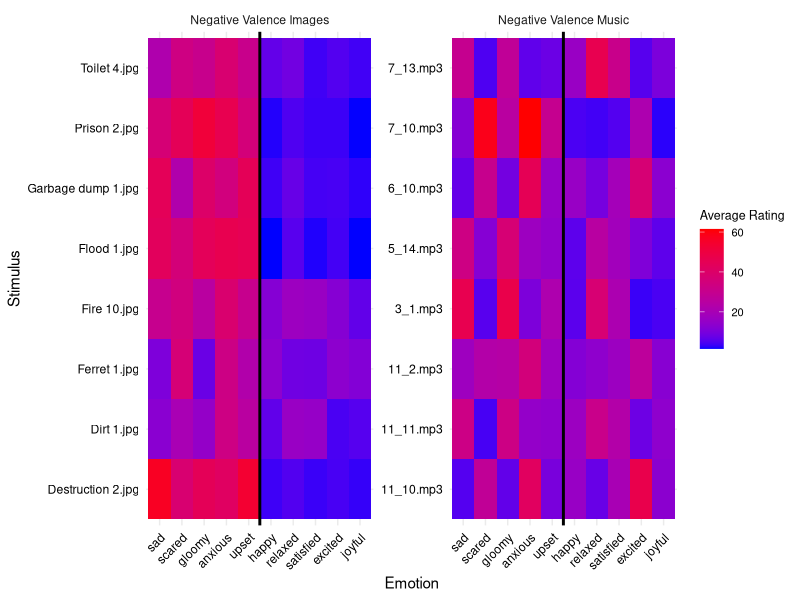
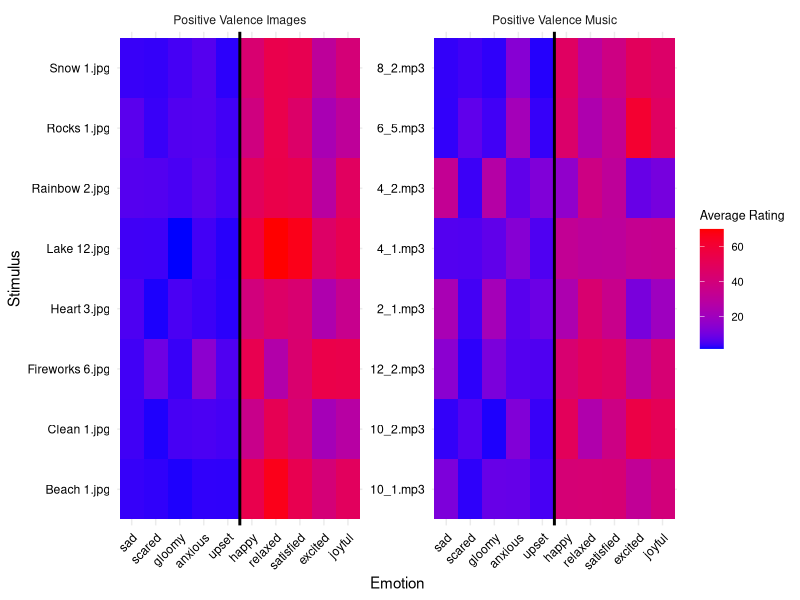
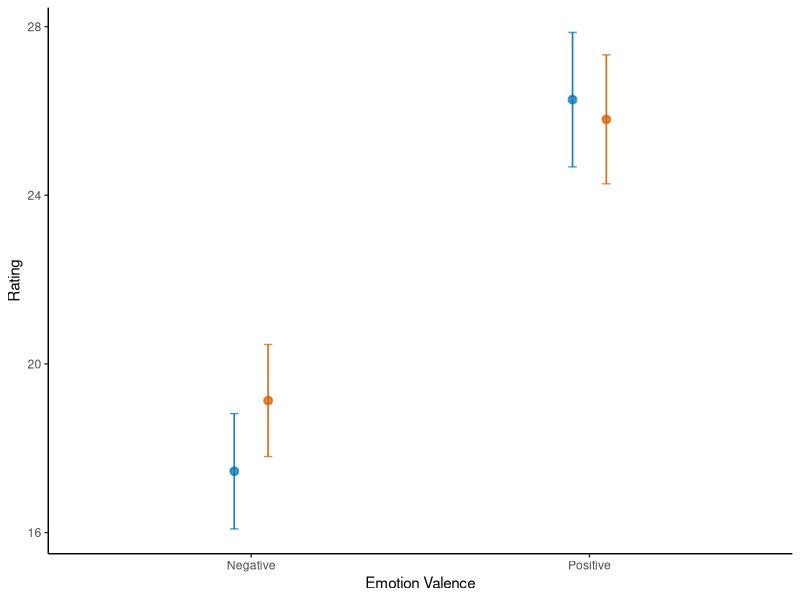
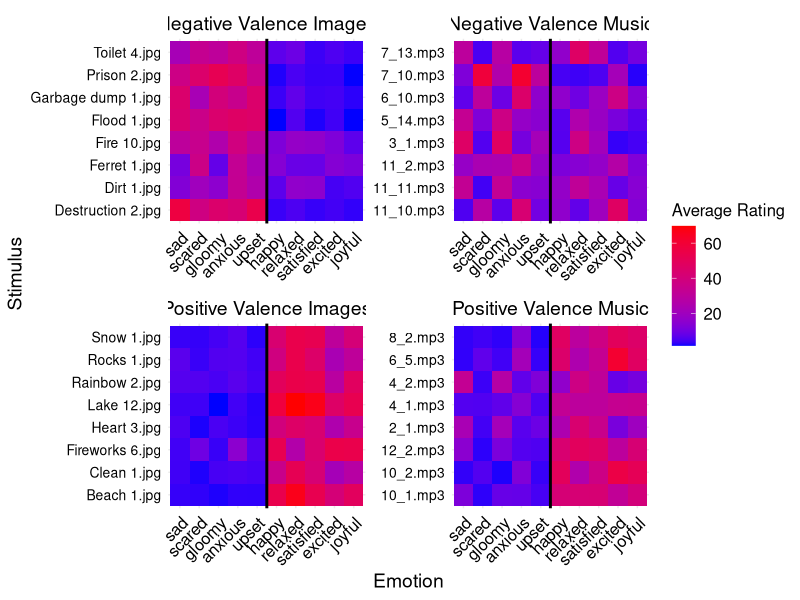
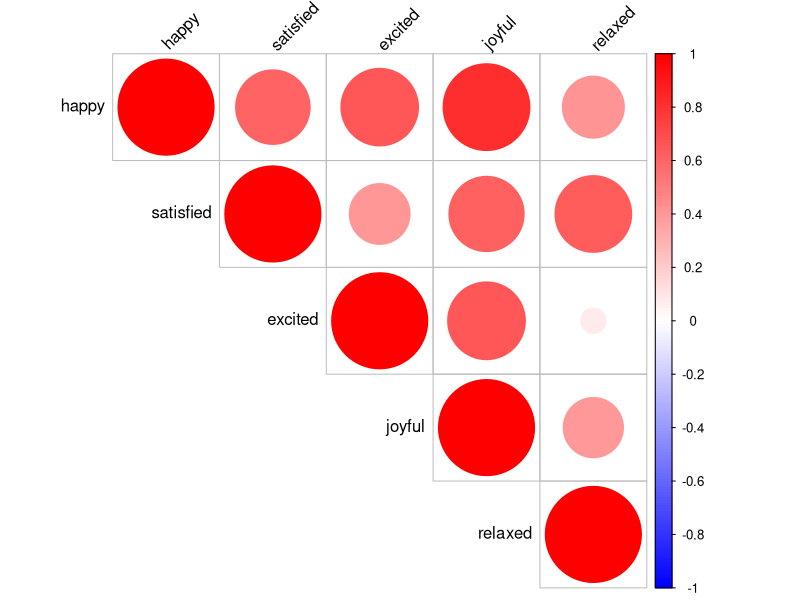
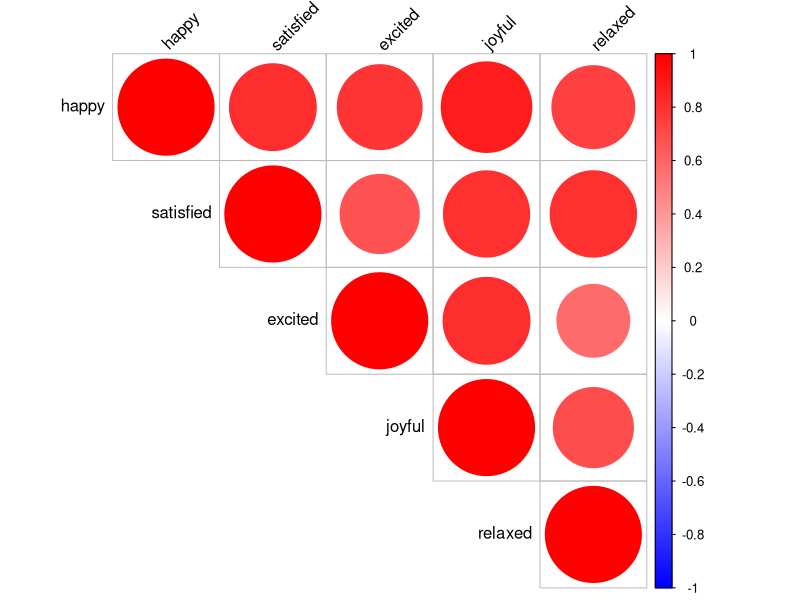
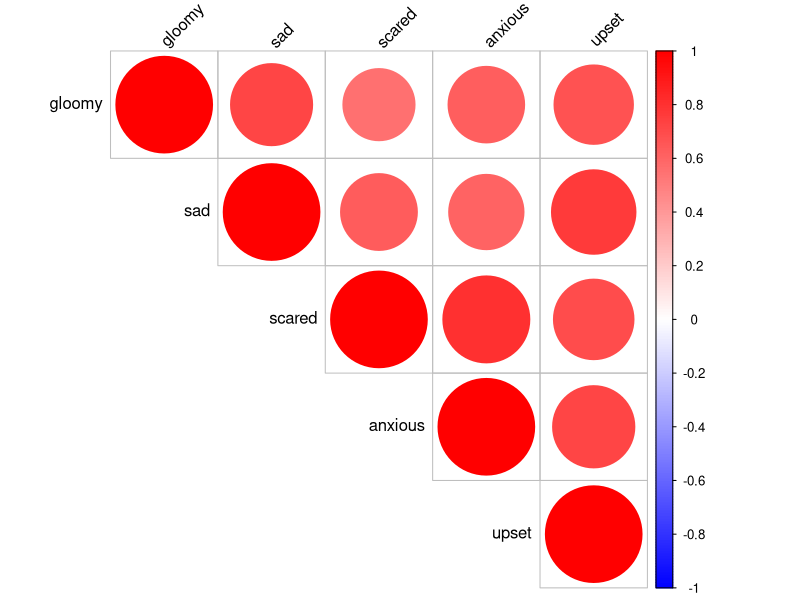
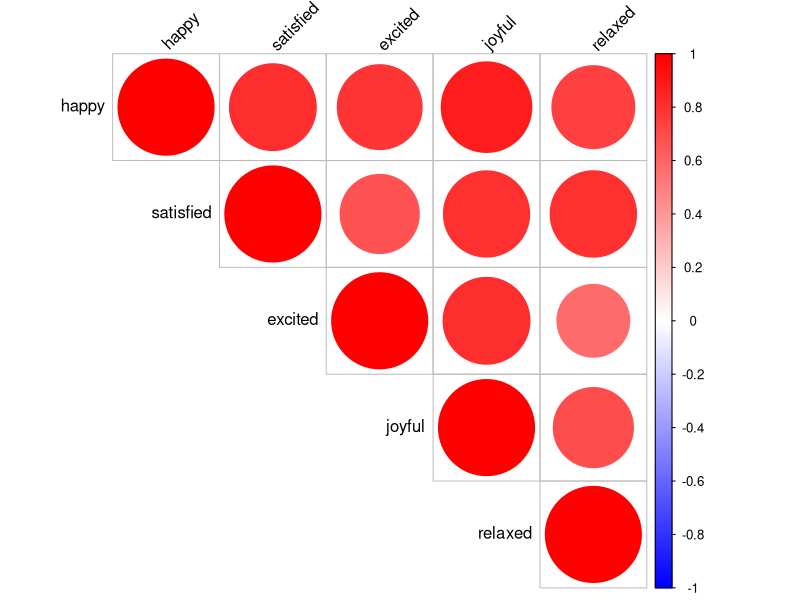

Reproduce these figures in R, in order.
## ---- chunk 1
library(lmerTest)
library(tidyverse)
library(corrplot)
## ---- chunk 2
granularity_scores <- read.csv(file='../data/study2_granularityscores.csv')

pos_ratings <- read.csv(file='../data/study2_positiveratings.csv')

neg_ratings <- read.csv(file='../data/study2_negativeratings.csv')
## ---- chunk 3
averages_pos <- pos_ratings %>%
  pivot_longer(happy:relaxed, names_to = "Emotion", values_to = "Response") %>%
  group_by(stim, condition, Emotion) %>%
  summarise(
     `Average Rating` = mean(Response, na.rm = TRUE)
    )

averages_neg <- neg_ratings %>%
  pivot_longer(gloomy:upset, names_to = "Emotion", values_to = "Response") %>%
  group_by(stim, condition,Emotion) %>%
  summarise(
    `Average Rating` = mean(Response, na.rm = TRUE)
    )

# Positive and Negative picture and music lists
pos_pic <- c("Beach 1.jpg", "Fireworks 6.jpg", "Lake 12.jpg", "Rainbow 2.jpg", "Clean 1.jpg", "Heart 3.jpg", "Rocks 1.jpg", "Snow 1.jpg")
neg_pic <- c("Dirt 1.jpg", "Ferret 1.jpg", "Fire 10.jpg", "Flood 1.jpg", "Destruction 2.jpg", "Garbage dump 1.jpg", "Prison 2.jpg", "Toilet 4.jpg")

pos_music <- c("2_1.mp3", "4_1.mp3", "4_2.mp3", "6_5.mp3", "8_2.mp3", "10_1.mp3", "10_2.mp3", "12_2.mp3")
neg_music <- c("3_1.mp3", "5_14.mp3", "6_10.mp3", "7_10.mp3", "7_13.mp3", "11_2.mp3", "11_10.mp3", "11_11.mp3")

# Apply the filter function
# Create a function to filter data by positive or negative images/music
filter_by_type <- function(data, type_list, column_name) {
  data %>%
    filter(!!sym(column_name) %in% type_list)
}
averages_master <- rbind(averages_pos,averages_neg)
pos_pic_data <- filter_by_type(averages_master, pos_pic, "stim")
neg_pic_data <- filter_by_type(averages_master, neg_pic, "stim")

pos_music_data <- filter_by_type(averages_master, pos_music, "stim")
neg_music_data <- filter_by_type(averages_master, neg_music, "stim")

neg_averages <- rbind(neg_pic_data,neg_music_data)

neg_averages$Emotion <- factor(neg_averages$Emotion, levels = c("sad", "scared", "gloomy", "anxious", "upset", "happy", "relaxed", "satisfied", "excited", "joyful"))

neg_averages <- neg_averages %>%
  mutate(condition = recode(condition, music = "Negative Valence Music", pic = "Negative Valence Images")) 

ggplot(neg_averages,aes(x = Emotion, y = stim, fill = `Average Rating`)) +
    geom_tile() +
    #ggtitle(paste("Average Responses by Emotion and Stimulus for", group_name)) +
    xlab("Emotion") +
    ylab("Stimulus") +
    scale_fill_gradient(low = "blue", high = "red") +  # Adjust color scheme as needed
    theme_minimal() +
    theme(axis.text.x = element_text(angle = 45, hjust = 1, color = "black"), axis.text.y = element_text(color = "black"), plot.background = element_rect(fill = "white", color = NA),  # Set plot background to white
        panel.background = element_rect(fill = "white", color = NA),legend.title = element_text(size = 9), 
               legend.text = element_text(size = 8)) +
  facet_wrap(~condition, scales = "free") +
  geom_vline(xintercept=5.5, color="black", linetype="solid", size=1)

pos_averages <- rbind(pos_pic_data,pos_music_data)

pos_averages$Emotion <- factor(pos_averages$Emotion, levels = c("sad", "scared", "gloomy", "anxious", "upset", "happy", "relaxed", "satisfied", "excited", "joyful"))

pos_averages <- pos_averages %>%
  mutate(condition = recode(condition, music = "Positive Valence Music", pic = "Positive Valence Images"))

ggplot(pos_averages, aes(x = Emotion, y = stim, fill = `Average Rating`)) +
    geom_tile() +
    #ggtitle(paste("Average Responses by Emotion and Stimulus for", group_name)) +
    xlab("Emotion") +
    ylab("Stimulus") +
    scale_fill_gradient(low = "blue", high = "red") +  # Adjust color scheme as needed
    theme_minimal() +
    theme(axis.text.x = element_text(angle = 45, hjust = 1, color = "black"), axis.text.y = element_text(color = "black"), plot.background = element_rect(fill = "white", color = NA),  # Set plot background to white
        panel.background = element_rect(fill = "white", color = NA),legend.title = element_text(size = 9), 
               legend.text = element_text(size = 8)) +
  facet_wrap(~condition, scales = "free") +
  geom_vline(xintercept=5.5, color="black", linetype="solid", size=1)

averages_total <- rbind(pos_averages, neg_averages)

averages_total_plot <-
ggplot(averages_total, aes(x = Emotion, y = stim, fill = `Average Rating`)) +
    geom_tile() +
    #ggtitle(paste("Average Responses by Emotion and Stimulus for", group_name)) +
    xlab("Emotion") +
    ylab("Stimulus") +
    scale_fill_gradient(low = "blue", high = "red") +  # Adjust color scheme as needed
    theme_minimal() +
    theme(axis.text.x = element_text(angle = 45, hjust = 1, color = "black", size = 12), 
          axis.text.y = element_text(color = "black", size=10),
          strip.text = element_text(color = "black", size=14),
          axis.title = element_text(color = "black", size=14),
          plot.background = element_rect(fill = "white", color = NA),  # Set plot background to white
        panel.background = element_rect(fill = "white", color = NA),
        legend.title = element_text(size = 12), 
            legend.text = element_text(size = 12)
        ) +
  facet_wrap(~condition, scales = "free") +
  geom_vline(xintercept=5.5, color="black", linetype="solid", size=1)

ggsave('../heatmap_averagestudy2.png',averages_total_plot, dpi=1000, width=9)
## ---- chunk 4
#pos - music
pos_ratings_music <- pos_ratings %>%
  subset(condition=="music")

# Select only the numeric columns for the correlation matrix
matrix_columns <- pos_ratings_music[c(3:7)]

# Calculate the correlation matrix
correlation_matrix <- cor(matrix_columns, use = "complete.obs")

# Function to compute significance levels
cor.mtest <- function(mat, conf.level = 0.95) {
  mat <- as.matrix(mat)
  n <- ncol(mat)
  p.mat <- matrix(NA, n, n)
  diag(p.mat) <- 0
  for (i in 1:(n - 1)) {
    for (j in (i + 1):n) {
      tmp <- cor.test(mat[, i], mat[, j], conf.level = conf.level)
      p.mat[i, j] <- p.mat[j, i] <- tmp$p.value
    }
  }
  colnames(p.mat) <- rownames(p.mat) <- colnames(mat)
  p.mat
}

# Compute p-values
p_values <- cor.mtest(matrix_columns)

# Specify the folder where you want to save the file
output_folder <- "../results/qualtrics/"

# Combine the folder path with the file name
output_file <- file.path(output_folder, "full_surveys_corrmatrix.png")

# Open a PNG device with the specified file path
png(output_file, width = 800, height = 800)

# Generate the corrplot
corrplot(correlation_matrix, method = "circle", type = "upper", 
         p.mat = p_values, sig.level = 0.05, insig = "blank",
         tl.col = "black", tl.srt = 45, addCoef.col = NULL,
         col = colorRampPalette(c("blue", "white", "red"))(200))

title(main = "", col.main = "black", font.main = 4)

# Close the PNG device
dev.off()

#pos-pics
pos_ratings_pic <- pos_ratings %>%
  subset(condition=="pic")

# Select only the numeric columns for the correlation matrix
matrix_columns <- pos_ratings_pic[c(3:7)]

# Calculate the correlation matrix
correlation_matrix <- cor(matrix_columns, use = "complete.obs")

# Function to compute significance levels
cor.mtest <- function(mat, conf.level = 0.95) {
  mat <- as.matrix(mat)
  n <- ncol(mat)
  p.mat <- matrix(NA, n, n)
  diag(p.mat) <- 0
  for (i in 1:(n - 1)) {
    for (j in (i + 1):n) {
      tmp <- cor.test(mat[, i], mat[, j], conf.level = conf.level)
      p.mat[i, j] <- p.mat[j, i] <- tmp$p.value
    }
  }
  colnames(p.mat) <- rownames(p.mat) <- colnames(mat)
  p.mat
}

# Compute p-values
p_values <- cor.mtest(matrix_columns)

# Specify the folder where you want to save the file
output_folder <- "../results/qualtrics/"

# Combine the folder path with the file name
output_file <- file.path(output_folder, "full_surveys_corrmatrix.png")

# Open a PNG device with the specified file path
png(output_file, width = 800, height = 800)

# Generate the corrplot
corrplot(correlation_matrix, method = "circle", type = "upper", 
         p.mat = p_values, sig.level = 0.05, insig = "blank",
         tl.col = "black", tl.srt = 45, addCoef.col = NULL,
         col = colorRampPalette(c("blue", "white", "red"))(200))

title(main = "", col.main = "black", font.main = 4)

# Close the PNG device
dev.off()

#neg - music
neg_ratings_pic <- neg_ratings %>%
  subset(condition=="pic")

# Select only the numeric columns for the correlation matrix
matrix_columns <- neg_ratings_pic[c(3:7)]

# Calculate the correlation matrix
correlation_matrix <- cor(matrix_columns, use = "complete.obs")

# Function to compute significance levels
cor.mtest <- function(mat, conf.level = 0.95) {
  mat <- as.matrix(mat)
  n <- ncol(mat)
  p.mat <- matrix(NA, n, n)
  diag(p.mat) <- 0
  for (i in 1:(n - 1)) {
    for (j in (i + 1):n) {
      tmp <- cor.test(mat[, i], mat[, j], conf.level = conf.level)
      p.mat[i, j] <- p.mat[j, i] <- tmp$p.value
    }
  }
  colnames(p.mat) <- rownames(p.mat) <- colnames(mat)
  p.mat
}

# Compute p-values
p_values <- cor.mtest(matrix_columns)

# Specify the folder where you want to save the file
output_folder <- "../results/qualtrics/"

# Combine the folder path with the file name
output_file <- file.path(output_folder, "full_surveys_corrmatrix.png")

# Open a PNG device with the specified file path
png(output_file, width = 800, height = 800)

# Generate the corrplot
corrplot(correlation_matrix, method = "circle", type = "upper", 
         p.mat = p_values, sig.level = 0.05, insig = "blank",
         tl.col = "black", tl.srt = 45, addCoef.col = NULL,
         col = colorRampPalette(c("blue", "white", "red"))(200))

title(main = "", col.main = "black", font.main = 4)

# Close the PNG device
dev.off()

#pos-pics
pos_ratings_pic <- pos_ratings %>%
  subset(condition=="pic")

# Select only the numeric columns for the correlation matrix
matrix_columns <- pos_ratings_pic[c(3:7)]

# Calculate the correlation matrix
correlation_matrix <- cor(matrix_columns, use = "complete.obs")

# Function to compute significance levels
cor.mtest <- function(mat, conf.level = 0.95) {
  mat <- as.matrix(mat)
  n <- ncol(mat)
  p.mat <- matrix(NA, n, n)
  diag(p.mat) <- 0
  for (i in 1:(n - 1)) {
    for (j in (i + 1):n) {
      tmp <- cor.test(mat[, i], mat[, j], conf.level = conf.level)
      p.mat[i, j] <- p.mat[j, i] <- tmp$p.value
    }
  }
  colnames(p.mat) <- rownames(p.mat) <- colnames(mat)
  p.mat
}

# Compute p-values
p_values <- cor.mtest(matrix_columns)

# Specify the folder where you want to save the file
output_folder <- "../results/qualtrics/"

# Combine the folder path with the file name
output_file <- file.path(output_folder, "full_surveys_corrmatrix.png")

# Open a PNG device with the specified file path
png(output_file, width = 800, height = 800)

# Generate the corrplot
corrplot(correlation_matrix, method = "circle", type = "upper", 
         p.mat = p_values, sig.level = 0.05, insig = "blank",
         tl.col = "black", tl.srt = 45, addCoef.col = NULL,
         col = colorRampPalette(c("blue", "white", "red"))(200))

title(main = "", col.main = "black", font.main = 4)

# Close the PNG device
dev.off()
## ---- chunk 5
#granularity across pics + music
##positive
cor.test(granularity_scores$posmusicICC, granularity_scores$pospicICC)

##negative
cor.test(granularity_scores$negmusicICC, granularity_scores$negpicICC)

##combined
cor.test(granularity_scores$allmusicICC, granularity_scores$allpicICC)
## ---- chunk 6
#granularity across pics + music
##positive
t.test(granularity_scores$posmusicICC, granularity_scores$pospicICC, paired=TRUE)

##negative
t.test(granularity_scores$negmusicICC, granularity_scores$negpicICC, paired=TRUE)

##combined
t.test(granularity_scores$allmusicICC, granularity_scores$allpicICC, paired=TRUE)
## ---- chunk 7
#gloomy sad scared anxious upset
neg_ratings$average <- (neg_ratings$gloomy + neg_ratings$sad + neg_ratings$scared + neg_ratings$anxious + neg_ratings$gloomy)/5

neg_averages <-
  neg_ratings %>%
  group_by(Participant.Public.ID, condition) %>%
  dplyr::summarize(mean = mean(average))

neg_averages$valence <- "Negative"

m1 <- lmer(data=neg_averages, mean ~ condition + (1|Participant.Public.ID))
summary(m1)

#relaxed, excited, satisfied, happy, joyful
pos_ratings$average <- (pos_ratings$relaxed + pos_ratings$excited + pos_ratings$satisfied + pos_ratings$happy + pos_ratings$joyful)/5

pos_averages <-
  pos_ratings %>%
  group_by(Participant.Public.ID, condition) %>%
  dplyr::summarize(mean = mean(average))

pos_averages$valence <- "Positive"

m1 <- lmer(data=pos_averages, mean ~ condition + (1|Participant.Public.ID))
summary(m1)

averages <- rbind(neg_averages, pos_averages)
## ---- chunk 8
pos_granularity_plot <- 
ggplot(data=granularity_scores, aes(x=posmusicICC, y=pospicICC)) +
  theme_classic()+
  theme(legend.position = "none")+
  geom_point(alpha=0.7) +
  geom_smooth(method="lm") +
  xlab("Positive Emotional Granulartiy Score - Music") +
  ylab("Positive Emotional Granularity Score - Images") +
  theme(
    axis.title.x = element_text(family="Arial", size=20),
    axis.title.y = element_text(family="Arial",size=20),
    axis.text.x = element_text(family="Arial", size=14),
    axis.text.y = element_text(family="Arial",size=14))

ggsave('../figures/study2_posgrancor.png',dpi=1000, pos_granularity_plot)

neg_granularity_plot <-
ggplot(data=granularity_scores, aes(x=negmusicICC, y=negpicICC)) +
  theme_classic()+
  theme(legend.position = "none")+
  geom_point(alpha=0.7) +
  geom_smooth(method="lm") +
  xlab("Negative Emotional Granulartiy Score - Music") +
  ylab("Negative Emotional Granularity Score - Images")+
  theme(
    axis.title.x = element_text(family="Arial", size=20),
    axis.title.y = element_text(family="Arial",size=20),
    axis.text.x = element_text(family="Arial", size=14),
    axis.text.y = element_text(family="Arial",size=14))

ggsave('../figures/study2_neggrancor.png',dpi=1000, neg_granularity_plot)


#Ices differences in ICCs
granularity_scores_long <-
  granularity_scores %>%
  pivot_longer(negmusicICC:allpicICC) 
  
granularity_scores_long$valence <- ifelse(grepl("^neg",granularity_scores_long$name), "Negative", "Positive")
granularity_scores_long$valence <- ifelse(grepl("^all",granularity_scores_long$name), "Combined", granularity_scores_long$valence)
granularity_scores_long$condition <- ifelse(grepl("pic",granularity_scores_long$name), "Images", "Music")

mag_difference <-
granularity_scores_long %>%
  subset(valence!="Combined") %>%
  ggplot(aes(x=condition, y=value)) +
  stat_summary(fun.data = 'mean_cl_normal', geom = 'errorbar', width = 0.05, alpha=0.7,position = position_nudge(x = .2, y = 0), color="red") +
  stat_summary(fun.data = 'mean_cl_normal', geom = 'pointrange', alpha=0.7,position = position_nudge(x = .2, y = 0), color="red")+
  theme_classic()+
  theme(legend.position = "none") +
  facet_wrap(~valence,scales = "free_x") +
  geom_jitter(alpha=0.7, width=0.05) +
  #geom_violinhalf(position = position_nudge(x = .2, y = 0))
  xlab("Condition") +
  ylab("Granularity Score") +
  theme(
    axis.title.x = element_text(family="Arial", size=20),
    axis.title.y = element_text(family="Arial",size=20),
    axis.text.x = element_text(family="Arial", size=14),
    axis.text.y = element_text(family="Arial",size=14),
    strip.text = element_text(family="Arial",size=16))

ggsave('../figures/study2_magdifference.png',dpi=1000, mag_difference)


#magnitude differences in raw ratings (not ICC)
ggplot(data=averages, aes(x=valence, y=mean, color=condition)) +
     stat_summary(fun.data = 'mean_se', geom = 'errorbar', width = 0.05, alpha=0.7,position=position_dodge(width=0.2)) +
  stat_summary(fun.data = 'mean_se', geom = 'pointrange', alpha=0.7,position=position_dodge(width=0.2))+
  theme_classic()+
  theme(legend.position = "none") +
  xlab("Emotion Valence") +
  ylab("Rating") +
  scale_color_manual(values=c("#0072B2", "#D55E00" )) +
  scale_fill_manual(values=c("#0072B2","#D55E00"))
## ---- chunk 9
##Pos emotions
#relaxed, excited, satisfied, happy, joyful

#relaxed - excited
relaxed_excited_cor <-
  pos_ratings %>%
  group_by(Participant.Public.ID, condition) %>%
  dplyr::summarize(cor = cor(relaxed, excited))

relaxed_excited_cor_pics <- relaxed_excited_cor %>%
  subset(condition == "pic")

relaxed_excited_cor_music <- relaxed_excited_cor %>%
  subset(condition == "music")

t.test(relaxed_excited_cor_music$cor, relaxed_excited_cor_pics$cor, paired=TRUE)

#relaxed - satisfied
relaxed_satisfied_cor <-
  pos_ratings %>%
  group_by(Participant.Public.ID, condition) %>%
  dplyr::summarize(cor = cor(relaxed, satisfied))

relaxed_satisfied_cor_pics <- relaxed_satisfied_cor %>%
  subset(condition == "pic")

relaxed_satisfied_cor_music <- relaxed_satisfied_cor %>%
  subset(condition == "music")

t.test(relaxed_satisfied_cor_music$cor, relaxed_satisfied_cor_pics$cor, paired=TRUE)

#relaxed - happy
relaxed_happy_cor <-
  pos_ratings %>%
  group_by(Participant.Public.ID, condition) %>%
  dplyr::summarize(cor = cor(relaxed, happy))

relaxed_happy_cor_pics <- relaxed_happy_cor %>%
  subset(condition == "pic")

relaxed_happy_cor_music <- relaxed_happy_cor %>%
  subset(condition == "music")

t.test(relaxed_happy_cor_music$cor, relaxed_happy_cor_pics$cor, paired=TRUE)

#relaxed - joyful
relaxed_joyful_cor <-
  pos_ratings %>%
  group_by(Participant.Public.ID, condition) %>%
  dplyr::summarize(cor = cor(relaxed, joyful))

relaxed_joyful_cor_pics <- relaxed_joyful_cor %>%
  subset(condition == "pic")

relaxed_joyful_cor_music <- relaxed_joyful_cor %>%
  subset(condition == "music")

t.test(relaxed_joyful_cor_music$cor, relaxed_joyful_cor_pics$cor, paired=TRUE)

#excited - satisfied
excited_satisfied_cor <-
  pos_ratings %>%
  group_by(Participant.Public.ID, condition) %>%
  dplyr::summarize(cor = cor(excited, satisfied))

excited_satisfied_cor_pics <- excited_satisfied_cor %>%
  subset(condition == "pic")

excited_satisfied_cor_music <- excited_satisfied_cor %>%
  subset(condition == "music")

t.test(excited_satisfied_cor_music$cor, excited_satisfied_cor_pics$cor, paired=TRUE)

#excited - happy
excited_happy_cor <-
  pos_ratings %>%
  group_by(Participant.Public.ID, condition) %>%
  dplyr::summarize(cor = cor(excited, happy))

excited_happy_cor_pics <- excited_happy_cor %>%
  subset(condition == "pic")

excited_happy_cor_music <- excited_happy_cor %>%
  subset(condition == "music")

t.test(excited_happy_cor_music$cor, excited_happy_cor_pics$cor, paired=TRUE)

#excited - joyful
excited_joyful_cor <-
  pos_ratings %>%
  group_by(Participant.Public.ID, condition) %>%
  dplyr::summarize(cor = cor(excited, joyful))

excited_joyful_cor_pics <- excited_joyful_cor %>%
  subset(condition == "pic")

excited_joyful_cor_music <- excited_joyful_cor %>%
  subset(condition == "music")

t.test(excited_joyful_cor_music$cor, excited_joyful_cor_pics$cor, paired=TRUE)

#satisfied - happy
satisfied_happy_cor <-
  pos_ratings %>%
  group_by(Participant.Public.ID, condition) %>%
  dplyr::summarize(cor = cor(satisfied, happy))

satisfied_happy_cor_pics <- satisfied_happy_cor %>%
  subset(condition == "pic")

satisfied_happy_cor_music <- satisfied_happy_cor %>%
  subset(condition == "music")

t.test(satisfied_happy_cor_music$cor, satisfied_happy_cor_pics$cor, paired=TRUE)

#satisfied - joyful
satisfied_joyful_cor <-
  pos_ratings %>%
  group_by(Participant.Public.ID, condition) %>%
  dplyr::summarize(cor = cor(satisfied, joyful))

satisfied_joyful_cor_pics <- satisfied_joyful_cor %>%
  subset(condition == "pic")

satisfied_joyful_cor_music <- satisfied_joyful_cor %>%
  subset(condition == "music")

t.test(satisfied_joyful_cor_music$cor, satisfied_joyful_cor_pics$cor, paired=TRUE)

#joyful - happy
joyful_happy_cor <-
  pos_ratings %>%
  group_by(Participant.Public.ID, condition) %>%
  dplyr::summarize(cor = cor(joyful, happy))

joyful_happy_cor_pics <- joyful_happy_cor %>%
  subset(condition == "pic")

joyful_happy_cor_music <- joyful_happy_cor %>%
  subset(condition == "music")

t.test(joyful_happy_cor_music$cor, joyful_happy_cor_pics$cor, paired=TRUE)

#neg emotions
#gloomy sad scared anxious upset
#gloomy - sad
gloomy_sad_cor <-
  neg_ratings %>%
  group_by(Participant.Public.ID, condition) %>%
  dplyr::summarize(cor = cor(gloomy, sad))

gloomy_sad_cor_pics <- gloomy_sad_cor %>%
  subset(condition == "pic")

gloomy_sad_cor_music <- gloomy_sad_cor %>%
  subset(condition == "music")

t.test(gloomy_sad_cor_music$cor, gloomy_sad_cor_pics$cor, paired=TRUE)

#gloomy - scared
gloomy_scared_cor <-
  neg_ratings %>%
  group_by(Participant.Public.ID, condition) %>%
  dplyr::summarize(cor = cor(gloomy, scared))

gloomy_scared_cor_pics <- gloomy_scared_cor %>%
  subset(condition == "pic")

gloomy_scared_cor_music <- gloomy_scared_cor %>%
  subset(condition == "music")

t.test(gloomy_scared_cor_music$cor, gloomy_scared_cor_pics$cor, paired=TRUE)

#gloomy - anxious
gloomy_anxious_cor <-
  neg_ratings %>%
  group_by(Participant.Public.ID, condition) %>%
  dplyr::summarize(cor = cor(gloomy, anxious))

gloomy_anxious_cor_pics <- gloomy_anxious_cor %>%
  subset(condition == "pic")

gloomy_anxious_cor_music <- gloomy_anxious_cor %>%
  subset(condition == "music")

t.test(gloomy_anxious_cor_music$cor, gloomy_anxious_cor_pics$cor, paired=TRUE)

#gloomy - upset
gloomy_upset_cor <-
  neg_ratings %>%
  group_by(Participant.Public.ID, condition) %>%
  dplyr::summarize(cor = cor(gloomy, upset))

gloomy_upset_cor_pics <- gloomy_upset_cor %>%
  subset(condition == "pic")

gloomy_upset_cor_music <- gloomy_upset_cor %>%
  subset(condition == "music")

t.test(gloomy_upset_cor_music$cor, gloomy_upset_cor_pics$cor, paired=TRUE)

#sad - scared
sad_scared_cor <-
  neg_ratings %>%
  group_by(Participant.Public.ID, condition) %>%
  dplyr::summarize(cor = cor(sad, scared))

sad_scared_cor_pics <- sad_scared_cor %>%
  subset(condition == "pic")

sad_scared_cor_music <- sad_scared_cor %>%
  subset(condition == "music")

t.test(sad_scared_cor_music$cor, sad_scared_cor_pics$cor, paired=TRUE)

#sad - anxious
sad_anxious_cor <-
  neg_ratings %>%
  group_by(Participant.Public.ID, condition) %>%
  dplyr::summarize(cor = cor(sad, anxious))

sad_anxious_cor_pics <- sad_anxious_cor %>%
  subset(condition == "pic")

sad_anxious_cor_music <- sad_anxious_cor %>%
  subset(condition == "music")

t.test(sad_anxious_cor_music$cor, sad_anxious_cor_pics$cor, paired=TRUE)

#sad - upset
sad_upset_cor <-
  neg_ratings %>%
  group_by(Participant.Public.ID, condition) %>%
  dplyr::summarize(cor = cor(sad, upset))

sad_upset_cor_pics <- sad_upset_cor %>%
  subset(condition == "pic")

sad_upset_cor_music <- sad_upset_cor %>%
  subset(condition == "music")

t.test(sad_upset_cor_music$cor, sad_upset_cor_pics$cor, paired=TRUE)

#scared - anxious
scared_anxious_cor <-
  neg_ratings %>%
  group_by(Participant.Public.ID, condition) %>%
  dplyr::summarize(cor = cor(scared, anxious))

scared_anxious_cor_pics <- scared_anxious_cor %>%
  subset(condition == "pic")

scared_anxious_cor_music <- scared_anxious_cor %>%
  subset(condition == "music")

t.test(scared_anxious_cor_music$cor, scared_anxious_cor_pics$cor, paired=TRUE)

#scared - upset
scared_upset_cor <-
  neg_ratings %>%
  group_by(Participant.Public.ID, condition) %>%
  dplyr::summarize(cor = cor(scared, upset))

scared_upset_cor_pics <- scared_upset_cor %>%
  subset(condition == "pic")

scared_upset_cor_music <- scared_upset_cor %>%
  subset(condition == "music")

t.test(scared_upset_cor_music$cor, scared_upset_cor_pics$cor, paired=TRUE)

#upset - anxious
upset_anxious_cor <-
  neg_ratings %>%
  group_by(Participant.Public.ID, condition) %>%
  dplyr::summarize(cor = cor(upset, anxious))

upset_anxious_cor_pics <- upset_anxious_cor %>%
  subset(condition == "pic")

upset_anxious_cor_music <- upset_anxious_cor %>%
  subset(condition == "music")

t.test(upset_anxious_cor_music$cor, upset_anxious_cor_pics$cor, paired=TRUE)
## ---- chunk 10
##Pos emotions
#relaxed (low), excited (high), satisfied (low), happy (high), joyful (high)
relaxed_excited_cor$arousal_dif <- "different"
relaxed_satisfied_cor$arousal_dif <- "same"
relaxed_happy_cor$arousal_dif <- "different"
relaxed_joyful_cor$arousal_dif <- "different"
excited_satisfied_cor$arousal_dif <- "different"
excited_happy_cor$arousal_dif <- "same"
excited_joyful_cor$arousal_dif <- "same"
satisfied_happy_cor$arousal_dif <- "different"
satisfied_joyful_cor$arousal_dif <- "different"
joyful_happy_cor$arousal_dif <- "same"

master <- rbind(relaxed_excited_cor, relaxed_satisfied_cor, relaxed_happy_cor, 
                relaxed_joyful_cor,excited_satisfied_cor,excited_happy_cor,
                excited_joyful_cor,satisfied_happy_cor,satisfied_joyful_cor,
                joyful_happy_cor)
master$condition <- as.factor(master$condition)
contrasts(master$condition) <- c(-0.5,0.5)
master$arousal_dif <- as.factor(master$arousal_dif)
contrasts(master$arousal_dif) <- c(-0.5,0.5)

test <- lmer(data=master, scale(cor) ~ condition*arousal_dif + (condition*arousal_dif|Participant.Public.ID))
summary(test)

##Neg emotions
gloomy_sad_cor$arousal_dif <- "same"
gloomy_scared_cor$arousal_dif <- "different"
gloomy_anxious_cor$arousal_dif <- "different"
gloomy_upset_cor$arousal_dif <- "different"
sad_anxious_cor$arousal_dif <- "different"
sad_upset_cor$arousal_dif <- "different"
scared_anxious_cor$arousal_dif <- "same"
scared_upset_cor$arousal_dif <- "same"
upset_anxious_cor$arousal_dif <- "same"
sad_scared_cor$arousal_dif <- "different"

master_neg <- rbind(gloomy_sad_cor, gloomy_scared_cor, gloomy_anxious_cor, 
                gloomy_upset_cor,sad_anxious_cor,sad_upset_cor,
                scared_upset_cor,scared_anxious_cor,scared_anxious_cor,
                sad_scared_cor)
master_neg$condition <- as.factor(master_neg$condition)
contrasts(master_neg$condition) <- c(-0.5,0.5)
master_neg$arousal_dif <- as.factor(master_neg$arousal_dif)
contrasts(master_neg$arousal_dif) <- c(-0.5,0.5)

test <- lmer(data=master_neg, scale(cor) ~ condition*arousal_dif + (condition*arousal_dif|Participant.Public.ID))
summary(test)

master$valence <- "Positive"
master_neg$valence <- "Negative"

master_posneg <- rbind(master,master_neg)
## ---- chunk 11
arousal_differentiation <-
master_posneg %>%
  mutate(arousal_dif = recode(arousal_dif, "different" = "Different", "same" = "Similar")) %>%
  ggplot(aes(x=arousal_dif, y=cor, color=condition)) +
   stat_summary(fun.data = 'mean_se', geom = 'errorbar', width = 0.05, alpha=0.7, size=0.75) +
  stat_summary(fun.data = 'mean_se', geom = 'pointrange', alpha=0.7, size=0.75)+
  theme_classic() +
  theme(legend.position = "none") +
  facet_wrap(~valence)+
  xlab("Arousal Level") +
  ylab("Correlation Among Emotion Ratings")  +    
  theme(
    axis.title.x = element_text(family="Arial", size=22),
    axis.title.y = element_text(family="Arial",size=22),
    axis.text.x = element_text(family="Arial", size=16),
    axis.text.y = element_text(family="Arial",size=16),
    strip.text = element_text(family="Arial",size=18))+
  scale_color_manual(values=c("#0072B2", "#D55E00" )) +
  scale_fill_manual(values=c("#0072B2","#D55E00")) 


ggsave('../figures/study2_arousal_differentiation.png',dpi=1000, arousal_differentiation, width=7)
